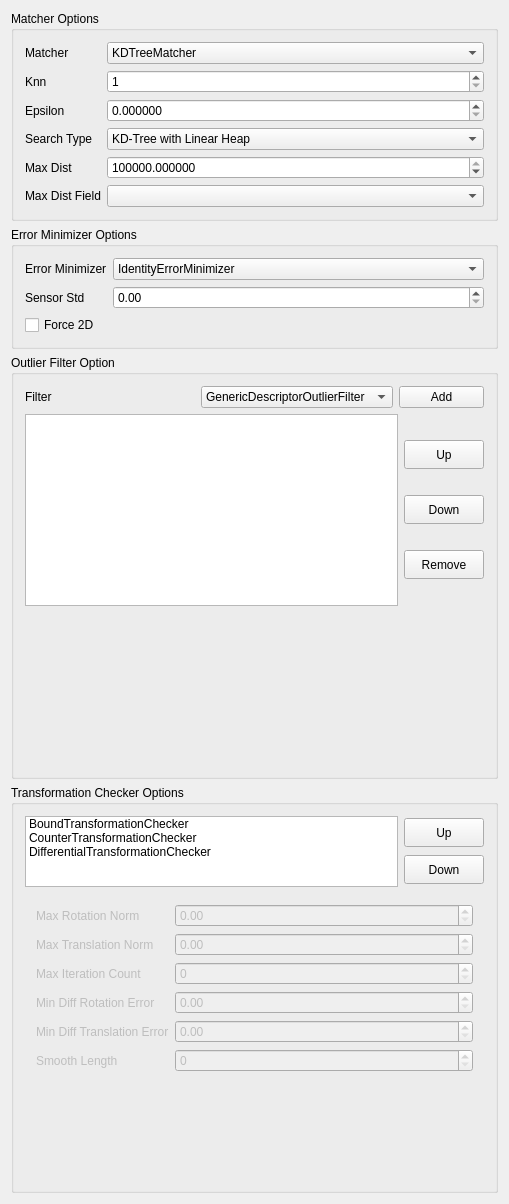
<?xml version="1.0" encoding="UTF-8"?>
<ui version="4.0">
 <class>pqIcpPropertyWidget</class>
 <widget class="QWidget" name="pqIcpPropertyWidget">
  <property name="geometry">
   <rect>
    <x>0</x>
    <y>0</y>
    <width>509</width>
    <height>1204</height>
   </rect>
  </property>
  <property name="windowTitle">
   <string>pqIcpPropertyWidget</string>
  </property>
  <layout class="QVBoxLayout" name="verticalLayout_5">
   <item>
    <widget class="QGroupBox" name="matcherGroupBox">
     <property name="title">
      <string>Matcher Options</string>
     </property>
     <layout class="QFormLayout" name="formLayout">
      <property name="fieldGrowthPolicy">
       <enum>QFormLayout::AllNonFixedFieldsGrow</enum>
      </property>
      <item row="0" column="0">
       <widget class="QLabel" name="matcherTypeLabel">
        <property name="text">
         <string>Matcher</string>
        </property>
       </widget>
      </item>
      <item row="0" column="1">
       <widget class="QComboBox" name="matcherTypeComboBox">
        <property name="sizePolicy">
         <sizepolicy hsizetype="Preferred" vsizetype="Fixed">
          <horstretch>0</horstretch>
          <verstretch>0</verstretch>
         </sizepolicy>
        </property>
        <item>
         <property name="text">
          <string>KDTreeMatcher</string>
         </property>
        </item>
        <item>
         <property name="text">
          <string>KDTreeVarDistMatcher</string>
         </property>
        </item>
        <item>
         <property name="text">
          <string>NullMatcher</string>
         </property>
        </item>
       </widget>
      </item>
      <item row="1" column="0">
       <widget class="QLabel" name="matcherKnnLabel">
        <property name="text">
         <string>Knn</string>
        </property>
       </widget>
      </item>
      <item row="1" column="1">
       <widget class="QSpinBox" name="matcherKnnSpinBox">
        <property name="minimum">
         <number>1</number>
        </property>
        <property name="maximum">
         <number>2147483647</number>
        </property>
       </widget>
      </item>
      <item row="2" column="0">
       <widget class="QLabel" name="matcherEpsilonLabel">
        <property name="text">
         <string>Epsilon</string>
        </property>
       </widget>
      </item>
      <item row="2" column="1">
       <widget class="QDoubleSpinBox" name="matcherEpsilonDoubleSpinBox">
        <property name="decimals">
         <number>6</number>
        </property>
        <property name="minimum">
         <double>0.000000000000000</double>
        </property>
        <property name="maximum">
         <double>999999999.999999046325684</double>
        </property>
       </widget>
      </item>
      <item row="3" column="0">
       <widget class="QLabel" name="matcherSearchTypeLabel">
        <property name="text">
         <string>Search Type</string>
        </property>
       </widget>
      </item>
      <item row="3" column="1">
       <widget class="QComboBox" name="matcherSearchTypeComboBox">
        <property name="currentIndex">
         <number>1</number>
        </property>
        <item>
         <property name="text">
          <string>Brute Force</string>
         </property>
        </item>
        <item>
         <property name="text">
          <string>KD-Tree with Linear Heap</string>
         </property>
        </item>
        <item>
         <property name="text">
          <string>KD-Tree with Tree Heap</string>
         </property>
        </item>
       </widget>
      </item>
      <item row="4" column="0">
       <widget class="QLabel" name="matcherMaxDistLabel">
        <property name="text">
         <string>Max Dist</string>
        </property>
       </widget>
      </item>
      <item row="4" column="1">
       <widget class="QDoubleSpinBox" name="matcherMaxDistDoubleSpinBox">
        <property name="decimals">
         <number>6</number>
        </property>
        <property name="maximum">
         <double>999999999.999999046325684</double>
        </property>
        <property name="value">
         <double>999999999.999999046325684</double>
        </property>
       </widget>
      </item>
      <item row="5" column="0">
       <widget class="QLabel" name="matcherMaxDistFieldLabel">
        <property name="text">
         <string>Max Dist Field</string>
        </property>
       </widget>
      </item>
      <item row="5" column="1">
       <widget class="QComboBox" name="matcherMaxDistFieldComboBox"/>
      </item>
     </layout>
    </widget>
   </item>
   <item>
    <widget class="QGroupBox" name="errorMinimizerGroupBox">
     <property name="title">
      <string>Error Minimizer Options</string>
     </property>
     <layout class="QFormLayout" name="formLayout_2">
      <item row="0" column="0">
       <widget class="QLabel" name="errorMinimizerTypeLabel">
        <property name="text">
         <string>Error Minimizer</string>
        </property>
       </widget>
      </item>
      <item row="0" column="1">
       <widget class="QComboBox" name="errorMinimizerTypeComboBox">
        <property name="sizePolicy">
         <sizepolicy hsizetype="Preferred" vsizetype="Fixed">
          <horstretch>0</horstretch>
          <verstretch>0</verstretch>
         </sizepolicy>
        </property>
        <item>
         <property name="text">
          <string>IdentityErrorMinimizer</string>
         </property>
        </item>
        <item>
         <property name="text">
          <string>PointToPlaneErrorMinimizer</string>
         </property>
        </item>
        <item>
         <property name="text">
          <string>PointToPlaneWithCovErrorMinimizer</string>
         </property>
        </item>
        <item>
         <property name="text">
          <string>PointToPointErrorMinimizer</string>
         </property>
        </item>
        <item>
         <property name="text">
          <string>PointToPointSimilarityErrorMinimizer</string>
         </property>
        </item>
        <item>
         <property name="text">
          <string>PointToPointWithCovErrorMinimizer</string>
         </property>
        </item>
       </widget>
      </item>
      <item row="2" column="0">
       <widget class="QCheckBox" name="errorMinimizerForce2DCheckBox">
        <property name="layoutDirection">
         <enum>Qt::LeftToRight</enum>
        </property>
        <property name="text">
         <string>Force 2D</string>
        </property>
       </widget>
      </item>
      <item row="1" column="0">
       <widget class="QLabel" name="errorMinimizerSensorStdLabel">
        <property name="text">
         <string>Sensor Std</string>
        </property>
       </widget>
      </item>
      <item row="1" column="1">
       <widget class="QDoubleSpinBox" name="errorMinimizerSensorStdDoubleSpinBox"/>
      </item>
     </layout>
    </widget>
   </item>
   <item>
    <widget class="QGroupBox" name="outlierFilterGroupBox">
     <property name="title">
      <string>Outlier Filter Option</string>
     </property>
     <layout class="QVBoxLayout" name="verticalLayout_3">
      <item>
       <layout class="QHBoxLayout" name="horizontalLayout_2">
        <item>
         <widget class="QLabel" name="outlierFilterTypeLabel">
          <property name="text">
           <string>Filter</string>
          </property>
         </widget>
        </item>
        <item>
         <widget class="QComboBox" name="outlierFilterTypeComboBox">
          <item>
           <property name="text">
            <string>GenericDescriptorOutlierFilter</string>
           </property>
          </item>
          <item>
           <property name="text">
            <string>MaxDistOutlierFilter</string>
           </property>
          </item>
          <item>
           <property name="text">
            <string>MedianDistOutlierFilter</string>
           </property>
          </item>
          <item>
           <property name="text">
            <string>MinDistOutlierFilter</string>
           </property>
          </item>
          <item>
           <property name="text">
            <string>NullOutlierFilter</string>
           </property>
          </item>
          <item>
           <property name="text">
            <string>SurfaceNormalOutlierFilter</string>
           </property>
          </item>
          <item>
           <property name="text">
            <string>TrimmedDistOutlierFilter</string>
           </property>
          </item>
          <item>
           <property name="text">
            <string>VarTrimmedDistOutlierFilter</string>
           </property>
          </item>
         </widget>
        </item>
        <item>
         <widget class="QPushButton" name="outlierFilterAddPushButton">
          <property name="maximumSize">
           <size>
            <width>85</width>
            <height>29</height>
           </size>
          </property>
          <property name="text">
           <string>Add</string>
          </property>
         </widget>
        </item>
       </layout>
      </item>
      <item>
       <layout class="QHBoxLayout" name="horizontalLayout">
        <item>
         <widget class="QListWidget" name="outlierFilterListWidget"/>
        </item>
        <item>
         <layout class="QVBoxLayout" name="verticalLayout">
          <property name="spacing">
           <number>0</number>
          </property>
          <item>
           <widget class="QPushButton" name="outlierFilterUpPushButton">
            <property name="maximumSize">
             <size>
              <width>85</width>
              <height>29</height>
             </size>
            </property>
            <property name="text">
             <string>Up</string>
            </property>
           </widget>
          </item>
          <item>
           <widget class="QPushButton" name="outlierFilterDownPushButton">
            <property name="maximumSize">
             <size>
              <width>85</width>
              <height>29</height>
             </size>
            </property>
            <property name="text">
             <string>Down</string>
            </property>
           </widget>
          </item>
          <item>
           <widget class="QPushButton" name="outlierFilterRemovePushButton">
            <property name="maximumSize">
             <size>
              <width>85</width>
              <height>29</height>
             </size>
            </property>
            <property name="text">
             <string>Remove</string>
            </property>
           </widget>
          </item>
         </layout>
        </item>
       </layout>
      </item>
      <item>
       <widget class="QStackedWidget" name="outlierFilterOptionStackedWidget">
        <property name="currentIndex">
         <number>4</number>
        </property>
        <widget class="QWidget" name="outlierFilterGenericDescriptorPage">
         <layout class="QFormLayout" name="formLayout_4">
          <item row="0" column="0">
           <widget class="QLabel" name="outlierFilterGenericDescriptorSourceLabel">
            <property name="text">
             <string>Source</string>
            </property>
           </widget>
          </item>
          <item row="0" column="1">
           <widget class="QComboBox" name="outlierFilterGenericDescriptorSourceComboBox">
            <item>
             <property name="text">
              <string>Reference</string>
             </property>
            </item>
            <item>
             <property name="text">
              <string>Reading</string>
             </property>
            </item>
           </widget>
          </item>
          <item row="1" column="0">
           <widget class="QLabel" name="outlierFilterGenericDescriptorDescriptorLabel">
            <property name="text">
             <string>Descriptor</string>
            </property>
           </widget>
          </item>
          <item row="1" column="1">
           <widget class="QLineEdit" name="outlierFilterGenericDescriptorDescriptorLineEdit"/>
          </item>
          <item row="2" column="0">
           <widget class="QLabel" name="outlierFilterGenericDescriptorThresholdLabel">
            <property name="text">
             <string>Threshold</string>
            </property>
           </widget>
          </item>
          <item row="2" column="1">
           <widget class="QDoubleSpinBox" name="outlierFilterGenericDescriptorThresholdDoubleSpinBox">
            <property name="decimals">
             <number>6</number>
            </property>
            <property name="minimum">
             <double>0.000001000000000</double>
            </property>
            <property name="maximum">
             <double>999999999.999999046325684</double>
            </property>
            <property name="value">
             <double>0.100000000000000</double>
            </property>
           </widget>
          </item>
          <item row="3" column="0" colspan="2">
           <widget class="QCheckBox" name="outlierFilterGenericDescriptorSoftThresholdCheckBox">
            <property name="text">
             <string>Soft Threshold</string>
            </property>
           </widget>
          </item>
          <item row="4" column="0" colspan="2">
           <widget class="QCheckBox" name="outlierFilterGenericDescriptorLargerThanCheckBox">
            <property name="text">
             <string>Use Larger Than Threshold</string>
            </property>
            <property name="checked">
             <bool>true</bool>
            </property>
           </widget>
          </item>
         </layout>
        </widget>
        <widget class="QWidget" name="outlierFilterMaxDistPage">
         <layout class="QFormLayout" name="formLayout_10">
          <item row="0" column="0">
           <widget class="QLabel" name="outlierFilterMaxDistMaxDistLabel">
            <property name="text">
             <string>Max Dist</string>
            </property>
           </widget>
          </item>
          <item row="0" column="1">
           <widget class="QDoubleSpinBox" name="outlierFilterMaxDistMaxDistDoubleSpinBox">
            <property name="decimals">
             <number>6</number>
            </property>
            <property name="minimum">
             <double>0.000001000000000</double>
            </property>
            <property name="maximum">
             <double>999999999.999999046325684</double>
            </property>
            <property name="value">
             <double>1.000000000000000</double>
            </property>
           </widget>
          </item>
         </layout>
        </widget>
        <widget class="QWidget" name="outlierFilterMedianDistPage">
         <layout class="QFormLayout" name="formLayout_9">
          <item row="0" column="0">
           <widget class="QLabel" name="outlierFilterMedianDistFactorLabel">
            <property name="text">
             <string>Factor</string>
            </property>
           </widget>
          </item>
          <item row="0" column="1">
           <widget class="QDoubleSpinBox" name="outlierFilterMedianDistFactorDoubleSpinBox">
            <property name="decimals">
             <number>6</number>
            </property>
            <property name="minimum">
             <double>0.000001000000000</double>
            </property>
            <property name="maximum">
             <double>999999999.999999046325684</double>
            </property>
            <property name="value">
             <double>3.000000000000000</double>
            </property>
           </widget>
          </item>
         </layout>
        </widget>
        <widget class="QWidget" name="outlierFilterMinDistPage">
         <layout class="QFormLayout" name="formLayout_8">
          <item row="0" column="0">
           <widget class="QLabel" name="outlierFilterMinDistMinDistLabel">
            <property name="text">
             <string>Min Dist</string>
            </property>
           </widget>
          </item>
          <item row="0" column="1">
           <widget class="QDoubleSpinBox" name="outlierFilterMinDistMinDistDoubleSpinBox">
            <property name="decimals">
             <number>6</number>
            </property>
            <property name="minimum">
             <double>0.000001000000000</double>
            </property>
            <property name="maximum">
             <double>999999999.999999046325684</double>
            </property>
            <property name="value">
             <double>1.000000000000000</double>
            </property>
           </widget>
          </item>
         </layout>
        </widget>
        <widget class="QWidget" name="outlierFilterNullPage"/>
        <widget class="QWidget" name="outlierFilterSurfaceNormalPage">
         <layout class="QFormLayout" name="formLayout_7">
          <item row="0" column="0">
           <widget class="QLabel" name="outlierFilterSurfaceNormalMaxAngleLabel">
            <property name="text">
             <string>Max Angle</string>
            </property>
           </widget>
          </item>
          <item row="0" column="1">
           <widget class="QDoubleSpinBox" name="outlierFilterSurfaceNormalMaxAngleDoubleSpinBox">
            <property name="decimals">
             <number>6</number>
            </property>
            <property name="maximum">
             <double>3.141600000000000</double>
            </property>
            <property name="singleStep">
             <double>0.100000000000000</double>
            </property>
            <property name="value">
             <double>1.570000000000000</double>
            </property>
           </widget>
          </item>
         </layout>
        </widget>
        <widget class="QWidget" name="outlierFilterTrimmedDistPage">
         <layout class="QFormLayout" name="formLayout_6">
          <item row="0" column="0">
           <widget class="QLabel" name="outlierFilterTrimmedDistRatioLabel">
            <property name="text">
             <string>Ratio</string>
            </property>
           </widget>
          </item>
          <item row="0" column="1">
           <widget class="QDoubleSpinBox" name="outlierFilterTrimmedDistRatioDoubleSpinBox">
            <property name="decimals">
             <number>6</number>
            </property>
            <property name="minimum">
             <double>0.000001000000000</double>
            </property>
            <property name="maximum">
             <double>1.000000000000000</double>
            </property>
            <property name="singleStep">
             <double>0.100000000000000</double>
            </property>
            <property name="value">
             <double>0.850000000000000</double>
            </property>
           </widget>
          </item>
         </layout>
        </widget>
        <widget class="QWidget" name="outlierFilterVarTrimmedDistPage">
         <layout class="QFormLayout" name="formLayout_5">
          <item row="0" column="0">
           <widget class="QLabel" name="outlierFilterVarTrimmedDistMinRatioLabel">
            <property name="text">
             <string>Min Ratio</string>
            </property>
           </widget>
          </item>
          <item row="0" column="1">
           <widget class="QDoubleSpinBox" name="outlierFilterVarTrimmedDistMinRatioDoubleSpinBox">
            <property name="decimals">
             <number>6</number>
            </property>
            <property name="minimum">
             <double>0.000001000000000</double>
            </property>
            <property name="maximum">
             <double>1.000000000000000</double>
            </property>
            <property name="singleStep">
             <double>0.010000000000000</double>
            </property>
            <property name="value">
             <double>0.050000000000000</double>
            </property>
           </widget>
          </item>
          <item row="1" column="0">
           <widget class="QLabel" name="outlierFilterVarTrimmedDistMaxRatioLabel">
            <property name="text">
             <string>Max Ratio</string>
            </property>
           </widget>
          </item>
          <item row="1" column="1">
           <widget class="QDoubleSpinBox" name="outlierFilterVarTrimmedDistMaxRatioDoubleSpinBox">
            <property name="decimals">
             <number>6</number>
            </property>
            <property name="minimum">
             <double>0.000001000000000</double>
            </property>
            <property name="maximum">
             <double>1.000000000000000</double>
            </property>
            <property name="singleStep">
             <double>0.010000000000000</double>
            </property>
            <property name="value">
             <double>0.990000000000000</double>
            </property>
           </widget>
          </item>
          <item row="2" column="0">
           <widget class="QLabel" name="outlierFilterVarTrimmedDistLambdaLabel">
            <property name="text">
             <string>Lambda</string>
            </property>
           </widget>
          </item>
          <item row="2" column="1">
           <widget class="QDoubleSpinBox" name="outlierFilterVarTrimmedDistLambdaDoubleSpinBox">
            <property name="decimals">
             <number>6</number>
            </property>
            <property name="minimum">
             <double>0.000000000000000</double>
            </property>
            <property name="maximum">
             <double>999999999.999999046325684</double>
            </property>
            <property name="value">
             <double>0.950000000000000</double>
            </property>
           </widget>
          </item>
         </layout>
        </widget>
       </widget>
      </item>
     </layout>
    </widget>
   </item>
   <item>
    <widget class="QGroupBox" name="transCheckerGroupBox">
     <property name="title">
      <string>Transformation Checker Options</string>
     </property>
     <layout class="QVBoxLayout" name="verticalLayout_4">
      <item>
       <layout class="QHBoxLayout" name="horizontalLayout_3">
        <item>
         <widget class="QListWidget" name="transCheckerListWidget">
          <property name="maximumSize">
           <size>
            <width>16777215</width>
            <height>71</height>
           </size>
          </property>
          <property name="movement">
           <enum>QListView::Snap</enum>
          </property>
          <property name="isWrapping" stdset="0">
           <bool>false</bool>
          </property>
          <property name="selectionRectVisible">
           <bool>true</bool>
          </property>
          <item>
           <property name="text">
            <string>BoundTransformationChecker</string>
           </property>
           <property name="checkState">
            <enum>Unchecked</enum>
           </property>
          </item>
          <item>
           <property name="text">
            <string>CounterTransformationChecker</string>
           </property>
           <property name="checkState">
            <enum>Unchecked</enum>
           </property>
          </item>
          <item>
           <property name="text">
            <string>DifferentialTransformationChecker</string>
           </property>
           <property name="checkState">
            <enum>Unchecked</enum>
           </property>
          </item>
         </widget>
        </item>
        <item>
         <layout class="QVBoxLayout" name="verticalLayout_2">
          <item>
           <widget class="QPushButton" name="transCheckerUpPushButton">
            <property name="maximumSize">
             <size>
              <width>85</width>
              <height>29</height>
             </size>
            </property>
            <property name="text">
             <string>Up</string>
            </property>
           </widget>
          </item>
          <item>
           <widget class="QPushButton" name="transCheckerDownPushButton">
            <property name="maximumSize">
             <size>
              <width>85</width>
              <height>29</height>
             </size>
            </property>
            <property name="text">
             <string>Down</string>
            </property>
           </widget>
          </item>
         </layout>
        </item>
       </layout>
      </item>
      <item>
       <widget class="QWidget" name="transCheckerOptionWidget" native="true">
        <layout class="QFormLayout" name="formLayout_3">
         <item row="0" column="0">
          <widget class="QLabel" name="transCheckerMaxRotNormLabel">
           <property name="enabled">
            <bool>false</bool>
           </property>
           <property name="text">
            <string>Max Rotation Norm</string>
           </property>
          </widget>
         </item>
         <item row="0" column="1">
          <widget class="QDoubleSpinBox" name="transCheckerMaxRotNormDoubleSpinBox">
           <property name="enabled">
            <bool>false</bool>
           </property>
          </widget>
         </item>
         <item row="1" column="0">
          <widget class="QLabel" name="transCheckerMaxTransNormLabel">
           <property name="enabled">
            <bool>false</bool>
           </property>
           <property name="text">
            <string>Max Translation Norm</string>
           </property>
          </widget>
         </item>
         <item row="1" column="1">
          <widget class="QDoubleSpinBox" name="transCheckerMaxTransNormDoubleSpinBox">
           <property name="enabled">
            <bool>false</bool>
           </property>
          </widget>
         </item>
         <item row="2" column="0">
          <widget class="QLabel" name="transCheckerMaxIterCountLabel">
           <property name="enabled">
            <bool>false</bool>
           </property>
           <property name="text">
            <string>Max Iteration Count</string>
           </property>
          </widget>
         </item>
         <item row="2" column="1">
          <widget class="QSpinBox" name="transCheckerMaxIterCountSpinBox">
           <property name="enabled">
            <bool>false</bool>
           </property>
          </widget>
         </item>
         <item row="3" column="0">
          <widget class="QLabel" name="transCheckerMinDiffRotErrorLabel">
           <property name="enabled">
            <bool>false</bool>
           </property>
           <property name="text">
            <string>Min Diff Rotation Error</string>
           </property>
          </widget>
         </item>
         <item row="3" column="1">
          <widget class="QDoubleSpinBox" name="transCheckerMinDiffRotErrorDoubleSpinBox">
           <property name="enabled">
            <bool>false</bool>
           </property>
          </widget>
         </item>
         <item row="4" column="0">
          <widget class="QLabel" name="transCheckerMinDiffTransErrorLabel">
           <property name="enabled">
            <bool>false</bool>
           </property>
           <property name="text">
            <string>Min Diff Translation Error</string>
           </property>
          </widget>
         </item>
         <item row="4" column="1">
          <widget class="QDoubleSpinBox" name="transCheckerMinDiffTransErrorDoubleSpinBox">
           <property name="enabled">
            <bool>false</bool>
           </property>
          </widget>
         </item>
         <item row="5" column="0">
          <widget class="QLabel" name="transCheckerSmoothLengthLabel">
           <property name="enabled">
            <bool>false</bool>
           </property>
           <property name="text">
            <string>Smooth Length</string>
           </property>
          </widget>
         </item>
         <item row="5" column="1">
          <widget class="QSpinBox" name="transCheckerSmoothLengthSpinBox">
           <property name="enabled">
            <bool>false</bool>
           </property>
          </widget>
         </item>
        </layout>
       </widget>
      </item>
     </layout>
    </widget>
   </item>
  </layout>
 </widget>
 <layoutdefault spacing="6" margin="11"/>
 <resources/>
 <connections/>
</ui>
